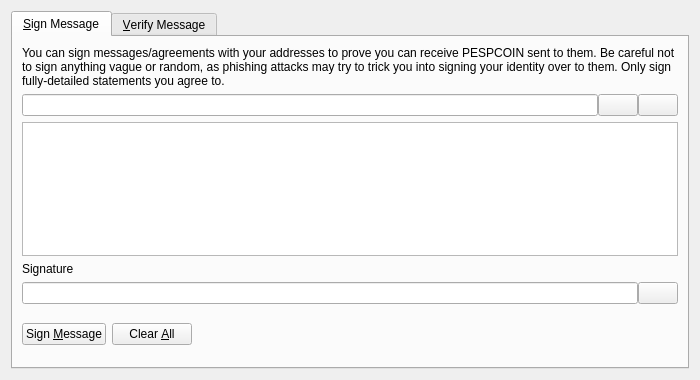
<?xml version="1.0" encoding="UTF-8"?>
<ui version="4.0">
 <class>SignVerifyMessageDialog</class>
 <widget class="QDialog" name="SignVerifyMessageDialog">
  <property name="geometry">
   <rect>
    <x>0</x>
    <y>0</y>
    <width>700</width>
    <height>380</height>
   </rect>
  </property>
  <property name="windowTitle">
   <string>Signatures - Sign / Verify a Message</string>
  </property>
  <property name="modal">
   <bool>true</bool>
  </property>
  <layout class="QVBoxLayout" name="verticalLayout">
   <item>
    <widget class="QTabWidget" name="tabWidget">
     <property name="currentIndex">
      <number>0</number>
     </property>
     <widget class="QWidget" name="tabSignMessage">
      <attribute name="title">
       <string>&amp;Sign Message</string>
      </attribute>
      <layout class="QVBoxLayout" name="verticalLayout_SM">
       <item>
        <widget class="QLabel" name="infoLabel_SM">
         <property name="text">
          <string>You can sign messages/agreements with your addresses to prove you can receive PESPCOIN sent to them. Be careful not to sign anything vague or random, as phishing attacks may try to trick you into signing your identity over to them. Only sign fully-detailed statements you agree to.</string>
         </property>
         <property name="textFormat">
          <enum>Qt::PlainText</enum>
         </property>
         <property name="wordWrap">
          <bool>true</bool>
         </property>
        </widget>
       </item>
       <item>
        <layout class="QHBoxLayout" name="horizontalLayout_1_SM">
         <property name="spacing">
          <number>0</number>
         </property>
         <item>
          <widget class="QValidatedLineEdit" name="addressIn_SM">
           <property name="toolTip">
            <string>The PESPCOIN address to sign the message with</string>
           </property>
          </widget>
         </item>
         <item>
          <widget class="QPushButton" name="addressBookButton_SM">
           <property name="toolTip">
            <string>Choose previously used address</string>
           </property>
           <property name="text">
            <string/>
           </property>
           <property name="shortcut">
            <string>Alt+A</string>
           </property>
           <property name="autoDefault">
            <bool>false</bool>
           </property>
          </widget>
         </item>
         <item>
          <widget class="QPushButton" name="pasteButton_SM">
           <property name="toolTip">
            <string>Paste address from clipboard</string>
           </property>
           <property name="text">
            <string/>
           </property>
           <property name="shortcut">
            <string>Alt+P</string>
           </property>
           <property name="autoDefault">
            <bool>false</bool>
           </property>
          </widget>
         </item>
        </layout>
       </item>
       <item>
        <widget class="QPlainTextEdit" name="messageIn_SM">
         <property name="toolTip">
          <string>Enter the message you want to sign here</string>
         </property>
        </widget>
       </item>
       <item>
        <widget class="QLabel" name="signatureLabel_SM">
         <property name="text">
          <string>Signature</string>
         </property>
         <property name="textFormat">
          <enum>Qt::PlainText</enum>
         </property>
        </widget>
       </item>
       <item>
        <layout class="QHBoxLayout" name="horizontalLayout_2_SM">
         <property name="spacing">
          <number>0</number>
         </property>
         <item>
          <widget class="QLineEdit" name="signatureOut_SM">
           <property name="font">
            <font>
             <italic>true</italic>
            </font>
           </property>
           <property name="readOnly">
            <bool>true</bool>
           </property>
          </widget>
         </item>
         <item>
          <widget class="QPushButton" name="copySignatureButton_SM">
           <property name="toolTip">
            <string>Copy the current signature to the system clipboard</string>
           </property>
           <property name="text">
            <string/>
           </property>
           <property name="autoDefault">
            <bool>false</bool>
           </property>
          </widget>
         </item>
        </layout>
       </item>
       <item>
        <layout class="QHBoxLayout" name="horizontalLayout_3_SM">
         <item>
          <widget class="QPushButton" name="signMessageButton_SM">
           <property name="toolTip">
            <string>Sign the message to prove you own this PESPCOIN address</string>
           </property>
           <property name="text">
            <string>Sign &amp;Message</string>
           </property>
           <property name="autoDefault">
            <bool>false</bool>
           </property>
          </widget>
         </item>
         <item>
          <widget class="QPushButton" name="clearButton_SM">
           <property name="toolTip">
            <string>Reset all sign message fields</string>
           </property>
           <property name="text">
            <string>Clear &amp;All</string>
           </property>
           <property name="autoDefault">
            <bool>false</bool>
           </property>
          </widget>
         </item>
         <item>
          <spacer name="horizontalSpacer_1_SM">
           <property name="orientation">
            <enum>Qt::Horizontal</enum>
           </property>
           <property name="sizeHint" stdset="0">
            <size>
             <width>40</width>
             <height>48</height>
            </size>
           </property>
          </spacer>
         </item>
         <item>
          <widget class="QLabel" name="statusLabel_SM">
           <property name="font">
            <font>
             <weight>75</weight>
             <bold>true</bold>
            </font>
           </property>
           <property name="text">
            <string/>
           </property>
           <property name="wordWrap">
            <bool>true</bool>
           </property>
          </widget>
         </item>
         <item>
          <spacer name="horizontalSpacer_2_SM">
           <property name="orientation">
            <enum>Qt::Horizontal</enum>
           </property>
           <property name="sizeHint" stdset="0">
            <size>
             <width>40</width>
             <height>48</height>
            </size>
           </property>
          </spacer>
         </item>
        </layout>
       </item>
      </layout>
     </widget>
     <widget class="QWidget" name="tabVerifyMessage">
      <attribute name="title">
       <string>&amp;Verify Message</string>
      </attribute>
      <layout class="QVBoxLayout" name="verticalLayout_VM">
       <item>
        <widget class="QLabel" name="infoLabel_VM">
         <property name="text">
          <string>Enter the receiver's address, message (ensure you copy line breaks, spaces, tabs, etc. exactly) and signature below to verify the message. Be careful not to read more into the signature than what is in the signed message itself, to avoid being tricked by a man-in-the-middle attack. Note that this only proves the signing party receives with the address, it cannot prove sendership of any transaction!</string>
         </property>
         <property name="textFormat">
          <enum>Qt::PlainText</enum>
         </property>
         <property name="alignment">
          <set>Qt::AlignLeading|Qt::AlignLeft|Qt::AlignTop</set>
         </property>
         <property name="wordWrap">
          <bool>true</bool>
         </property>
        </widget>
       </item>
       <item>
        <layout class="QHBoxLayout" name="horizontalLayout_1_VM">
         <property name="spacing">
          <number>0</number>
         </property>
         <item>
          <widget class="QValidatedLineEdit" name="addressIn_VM">
           <property name="toolTip">
            <string>The PESPCOIN address the message was signed with</string>
           </property>
          </widget>
         </item>
         <item>
          <widget class="QPushButton" name="addressBookButton_VM">
           <property name="toolTip">
            <string>Choose previously used address</string>
           </property>
           <property name="text">
            <string/>
           </property>
           <property name="shortcut">
            <string>Alt+A</string>
           </property>
           <property name="autoDefault">
            <bool>false</bool>
           </property>
          </widget>
         </item>
        </layout>
       </item>
       <item>
        <widget class="QPlainTextEdit" name="messageIn_VM"/>
       </item>
       <item>
        <widget class="QValidatedLineEdit" name="signatureIn_VM"/>
       </item>
       <item>
        <layout class="QHBoxLayout" name="horizontalLayout_2_VM">
         <item>
          <widget class="QPushButton" name="verifyMessageButton_VM">
           <property name="toolTip">
            <string>Verify the message to ensure it was signed with the specified PESPCOIN address</string>
           </property>
           <property name="text">
            <string>Verify &amp;Message</string>
           </property>
           <property name="autoDefault">
            <bool>false</bool>
           </property>
          </widget>
         </item>
         <item>
          <widget class="QPushButton" name="clearButton_VM">
           <property name="toolTip">
            <string>Reset all verify message fields</string>
           </property>
           <property name="text">
            <string>Clear &amp;All</string>
           </property>
           <property name="autoDefault">
            <bool>false</bool>
           </property>
          </widget>
         </item>
         <item>
          <spacer name="horizontalSpacer_1_VM">
           <property name="orientation">
            <enum>Qt::Horizontal</enum>
           </property>
           <property name="sizeHint" stdset="0">
            <size>
             <width>40</width>
             <height>48</height>
            </size>
           </property>
          </spacer>
         </item>
         <item>
          <widget class="QLabel" name="statusLabel_VM">
           <property name="font">
            <font>
             <weight>75</weight>
             <bold>true</bold>
            </font>
           </property>
           <property name="text">
            <string/>
           </property>
           <property name="wordWrap">
            <bool>true</bool>
           </property>
          </widget>
         </item>
         <item>
          <spacer name="horizontalSpacer_2_VM">
           <property name="orientation">
            <enum>Qt::Horizontal</enum>
           </property>
           <property name="sizeHint" stdset="0">
            <size>
             <width>40</width>
             <height>48</height>
            </size>
           </property>
          </spacer>
         </item>
        </layout>
       </item>
      </layout>
     </widget>
    </widget>
   </item>
  </layout>
 </widget>
 <customwidgets>
  <customwidget>
   <class>QValidatedLineEdit</class>
   <extends>QLineEdit</extends>
   <header>qvalidatedlineedit.h</header>
  </customwidget>
 </customwidgets>
 <resources>
  <include location="../PESPCOIN.qrc"/>
 </resources>
 <connections/>
</ui>
